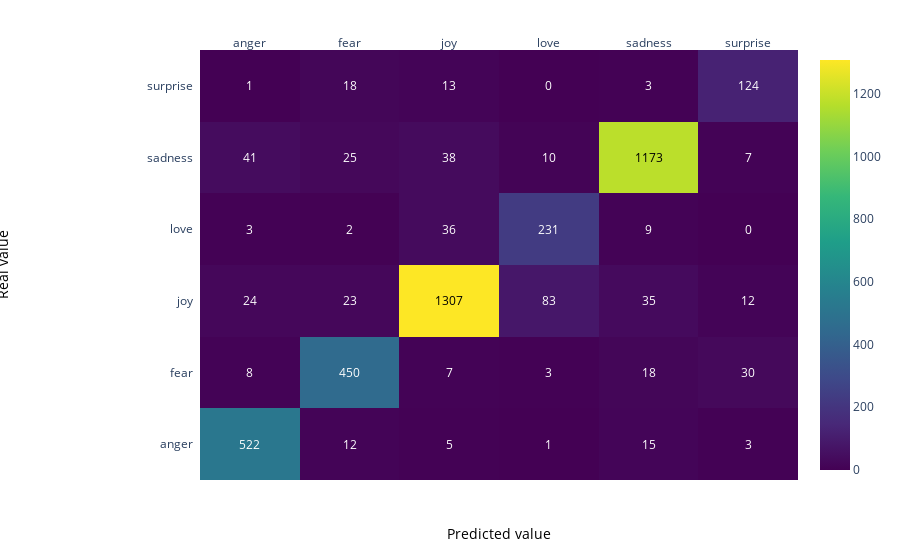

The code cell stored with this chart in its notebook:
### Markdown cell above
### Matrice de confusion données de validation

### Code cell
z = confusion_matrix(y_pred, y_val)

x = list(np.unique(df.Emotion))
y =  list(np.unique(df.Emotion))

# change each element of z to type string for annotations
z_text = [[str(y) for y in x] for x in z]

# set up figure 
fig = ff.create_annotated_heatmap(z, x=x, y=y, annotation_text=z_text, colorscale='Viridis')

# add custom xaxis title
fig.add_annotation(dict(font=dict(color="black",size=14),
                        x=0.5,
                        y=-0.15,
                        showarrow=False,
                        text="Predicted value",
                        xref="paper",
                        yref="paper"))

# add custom yaxis title
fig.add_annotation(dict(font=dict(color="black",size=14),
                        x=-0.35,
                        y=0.5,
                        showarrow=False,
                        text="Real value",
                        textangle=-90,
                        xref="paper",
                        yref="paper"))

# adjust margins to make room for yaxis title
fig.update_layout(margin=dict(t=50, l=200))

# add colorbar
fig['data'][0]['showscale'] = True
fig.show()

### Figure 1 — Plotly figure (JSON) as saved in the notebook; plotly's stock layout.template omitted (floating-point values rounded to 4 significant figures)
{"data": [{"colorscale": [[0, "#440154"], [0.1111, "#482878"], [0.2222, "#3e4989"], [0.3333, "#31688e"], [0.4444, "#26828e"], [0.5556, "#1f9e89"], [0.6667, "#35b779"], [0.7778, "#6ece58"], [0.8889, "#b5de2b"], [1, "#fde725"]], "reversescale": false, "showscale": true, "type": "heatmap", "x": ["anger", "fear", "joy", "love", "sadness", "surprise"], "y": ["anger", "fear", "joy", "love", "sadness", "surprise"], "z": [[522, 12, 5, 1, 15, 3], [8, 450, 7, 3, 18, 30], [24, 23, 1307, 83, 35, 12], [3, 2, 36, 231, 9, 0], [41, 25, 38, 10, 1173, 7], [1, 18, 13, 0, 3, 124]]}], "layout": {"annotations": [{"font": {"color": "#FFFFFF"}, "showarrow": false, "text": "522", "x": "anger", "xref": "x", "y": "anger", "yref": "y"}, {"font": {"color": "#FFFFFF"}, "showarrow": false, "text": "12", "x": "fear", "xref": "x", "y": "anger", "yref": "y"}, {"font": {"color": "#FFFFFF"}, "showarrow": false, "text": "5", "x": "joy", "xref": "x", "y": "anger", "yref": "y"}, {"font": {"color": "#FFFFFF"}, "showarrow": false, "text": "1", "x": "love", "xref": "x", "y": "anger", "yref": "y"}, {"font": {"color": "#FFFFFF"}, "showarrow": false, "text": "15", "x": "sadness", "xref": "x", "y": "anger", "yref": "y"}, {"font": {"color": "#FFFFFF"}, "showarrow": false, "text": "3", "x": "surprise", "xref": "x", "y": "anger", "yref": "y"}, {"font": {"color": "#FFFFFF"}, "showarrow": false, "text": "8", "x": "anger", "xref": "x", "y": "fear", "yref": "y"}, {"font": {"color": "#FFFFFF"}, "showarrow": false, "text": "450", "x": "fear", "xref": "x", "y": "fear", "yref": "y"}, {"font": {"color": "#FFFFFF"}, "showarrow": false, "text": "7", "x": "joy", "xref": "x", "y": "fear", "yref": "y"}, {"font": {"color": "#FFFFFF"}, "showarrow": false, "text": "3", "x": "love", "xref": "x", "y": "fear", "yref": "y"}, {"font": {"color": "#FFFFFF"}, "showarrow": false, "text": "18", "x": "sadness", "xref": "x", "y": "fear", "yref": "y"}, {"font": {"color": "#FFFFFF"}, "showarrow": false, "text": "30", "x": "surprise", "xref": "x", "y": "fear", "yref": "y"}, {"font": {"color": "#FFFFFF"}, "showarrow": false, "text": "24", "x": "anger", "xref": "x", "y": "joy", "yref": "y"}, {"font": {"color": "#FFFFFF"}, "showarrow": false, "text": "23", "x": "fear", "xref": "x", "y": "joy", "yref": "y"}, {"font": {"color": "#000000"}, "showarrow": false, "text": "1307", "x": "joy", "xref": "x", "y": "joy", "yref": "y"}, {"font": {"color": "#FFFFFF"}, "showarrow": false, "text": "83", "x": "love", "xref": "x", "y": "joy", "yref": "y"}, {"font": {"color": "#FFFFFF"}, "showarrow": false, "text": "35", "x": "sadness", "xref": "x", "y": "joy", "yref": "y"}, {"font": {"color": "#FFFFFF"}, "showarrow": false, "text": "12", "x": "surprise", "xref": "x", "y": "joy", "yref": "y"}, {"font": {"color": "#FFFFFF"}, "showarrow": false, "text": "3", "x": "anger", "xref": "x", "y": "love", "yref": "y"}, {"font": {"color": "#FFFFFF"}, "showarrow": false, "text": "2", "x": "fear", "xref": "x", "y": "love", "yref": "y"}, {"font": {"color": "#FFFFFF"}, "showarrow": false, "text": "36", "x": "joy", "xref": "x", "y": "love", "yref": "y"}, {"font": {"color": "#FFFFFF"}, "showarrow": false, "text": "231", "x": "love", "xref": "x", "y": "love", "yref": "y"}, {"font": {"color": "#FFFFFF"}, "showarrow": false, "text": "9", "x": "sadness", "xref": "x", "y": "love", "yref": "y"}, {"font": {"color": "#FFFFFF"}, "showarrow": false, "text": "0", "x": "surprise", "xref": "x", "y": "love", "yref": "y"}, {"font": {"color": "#FFFFFF"}, "showarrow": false, "text": "41", "x": "anger", "xref": "x", "y": "sadness", "yref": "y"}, {"font": {"color": "#FFFFFF"}, "showarrow": false, "text": "25", "x": "fear", "xref": "x", "y": "sadness", "yref": "y"}, {"font": {"color": "#FFFFFF"}, "showarrow": false, "text": "38", "x": "joy", "xref": "x", "y": "sadness", "yref": "y"}, {"font": {"color": "#FFFFFF"}, "showarrow": false, "text": "10", "x": "love", "xref": "x", "y": "sadness", "yref": "y"}, {"font": {"color": "#000000"}, "showarrow": false, "text": "1173", "x": "sadness", "xref": "x", "y": "sadness", "yref": "y"}, {"font": {"color": "#FFFFFF"}, "showarrow": false, "text": "7", "x": "surprise", "xref": "x", "y": "sadness", "yref": "y"}, {"font": {"color": "#FFFFFF"}, "showarrow": false, "text": "1", "x": "anger", "xref": "x", "y": "surprise", "yref": "y"}, {"font": {"color": "#FFFFFF"}, "showarrow": false, "text": "18", "x": "fear", "xref": "x", "y": "surprise", "yref": "y"}, {"font": {"color": "#FFFFFF"}, "showarrow": false, "text": "13", "x": "joy", "xref": "x", "y": "surprise", "yref": "y"}, {"font": {"color": "#FFFFFF"}, "showarrow": false, "text": "0", "x": "love", "xref": "x", "y": "surprise", "yref": "y"}, {"font": {"color": "#FFFFFF"}, "showarrow": false, "text": "3", "x": "sadness", "xref": "x", "y": "surprise", "yref": "y"}, {"font": {"color": "#FFFFFF"}, "showarrow": false, "text": "124", "x": "surprise", "xref": "x", "y": "surprise", "yref": "y"}, {"font": {"color": "black", "size": 14}, "showarrow": false, "text": "Predicted value", "x": 0.5, "xref": "paper", "y": -0.15, "yref": "paper"}, {"font": {"color": "black", "size": 14}, "showarrow": false, "text": "Real value", "textangle": -90, "x": -0.35, "xref": "paper", "y": 0.5, "yref": "paper"}], "margin": {"l": 200, "t": 50}, "xaxis": {"dtick": 1, "gridcolor": "rgb(0, 0, 0)", "side": "top", "ticks": ""}, "yaxis": {"dtick": 1, "ticks": "", "ticksuffix": "  "}}}
